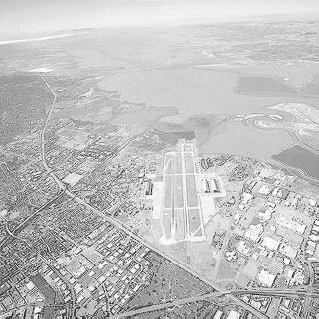
#> input picture Exposure Correction/Resources/GammaTransform/toobright.png, 319 x 319 px
$ python ProcessBrightImage.py
#> lines starting #> are read from the running program, lines starting #| are printed output that depends on the picture
### Exposure Correction/src/GammaTransform/GammaTransform.py
'''
@program: GammaTransform.py

@description: Gamma变换核心代码

@author: doubleZ

@create: 2019/11/09
'''

import matplotlib.pyplot as plt         # plt 用于显示图片
import matplotlib.image as mpimg        # mpimg 用于读取图片


def GammaTransform(I, gamma):
    '''
    @description: 使用numpy直接对图片进行Gamma变换

    @params I: 原图
    @params gamma: Gamma变换参数

    @return : Gamma变换后的图像
    '''
    c = 255 / (255**gamma)
    J = c * I**gamma
    return J


# [8 lines that do not run on import are left out]

### Exposure Correction/src/GammaTransform/ProcessBrightImage.py
'''
@program: ProcessBrightImage.py

@description: 利用Gamma变换处理过亮灰度图像

@author: doubleZ

@create: 2019/11/09
'''


import matplotlib.pyplot as plt
import matplotlib.image as mpimg
from src.GammaTransform.GammaTransform import GammaTransform


def process_bright_image(filename):
    I = mpimg.imread(filename)
#> I is the input picture: shape (319, 319) float32; min 0.0196, max 1, mean 0.753

    for gamma in range(1, 6):
        J = GammaTransform(I, gamma)
        plt.figure()
        plt.imshow(J, cmap='Greys_r')
#> this loop made 5 passes
#> pass 2, in GammaTransform (call 2), `J = c * I**gamma`:
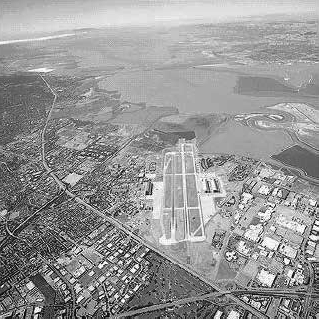
#> J: shape (319, 319) float32; min 1.51e-06, max 0.00392, mean 0.00232; drawn with min black and max white
#> pass 3, in GammaTransform (call 3), `J = c * I**gamma`:
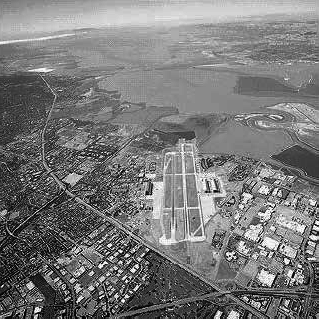
#> J: shape (319, 319) float32; min 1.16e-10, max 1.54e-05, mean 7.31e-06; drawn with min black and max white

    plt.axis('off')
    plt.show()
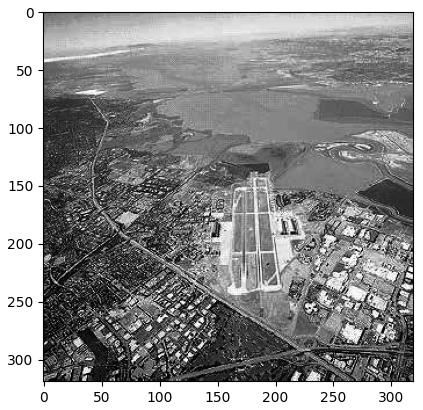
#> figure drawn by matplotlib, 1 panel
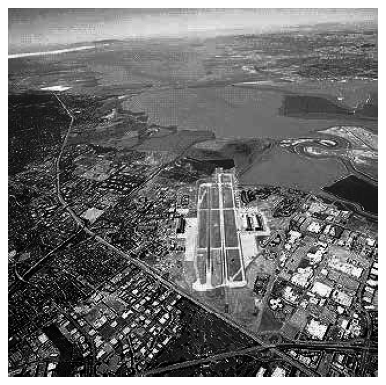
#> figure drawn by matplotlib, 1 panel


if __name__ == '__main__':
    process_bright_image('../../Resources/GammaTransform/toobright.png')
